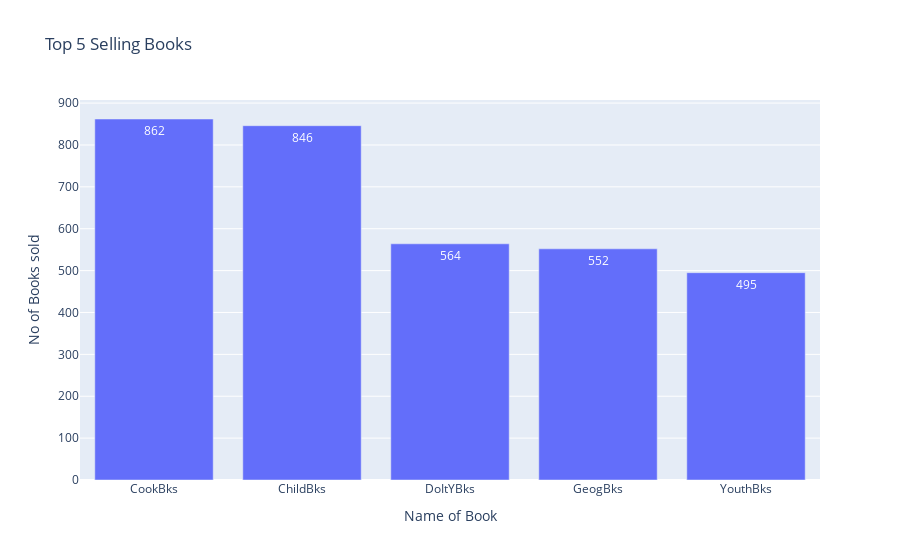

The cell this chart's notebook holds for it:
### Code cell
# 'CookBks' is the most sold book in the store

# list of top 5 book

top_5_df=df.sum().sort_values(ascending=False)[:5]
fig=go.Figure(go.Bar(x=top_5_df.index,y=top_5_df.values,text=top_5_df.values,textposition='auto'))
fig.update_layout(autosize=False,title_text='Top 5 Selling Books',xaxis=dict(title='Name of Book'),yaxis=dict(title='No of Books sold'))

### Figure 1 — Plotly figure (JSON) as saved in the notebook; plotly's stock layout.template omitted (floating-point values rounded to 4 significant figures)
{"data": [{"text": [862, 846, 564, 552, 495], "textposition": "auto", "type": "bar", "x": ["CookBks", "ChildBks", "DoItYBks", "GeogBks", "YouthBks"], "y": [862, 846, 564, 552, 495]}], "layout": {"autosize": false, "title": {"text": "Top 5 Selling Books"}, "xaxis": {"title": {"text": "Name of Book"}}, "yaxis": {"title": {"text": "No of Books sold"}}}}
